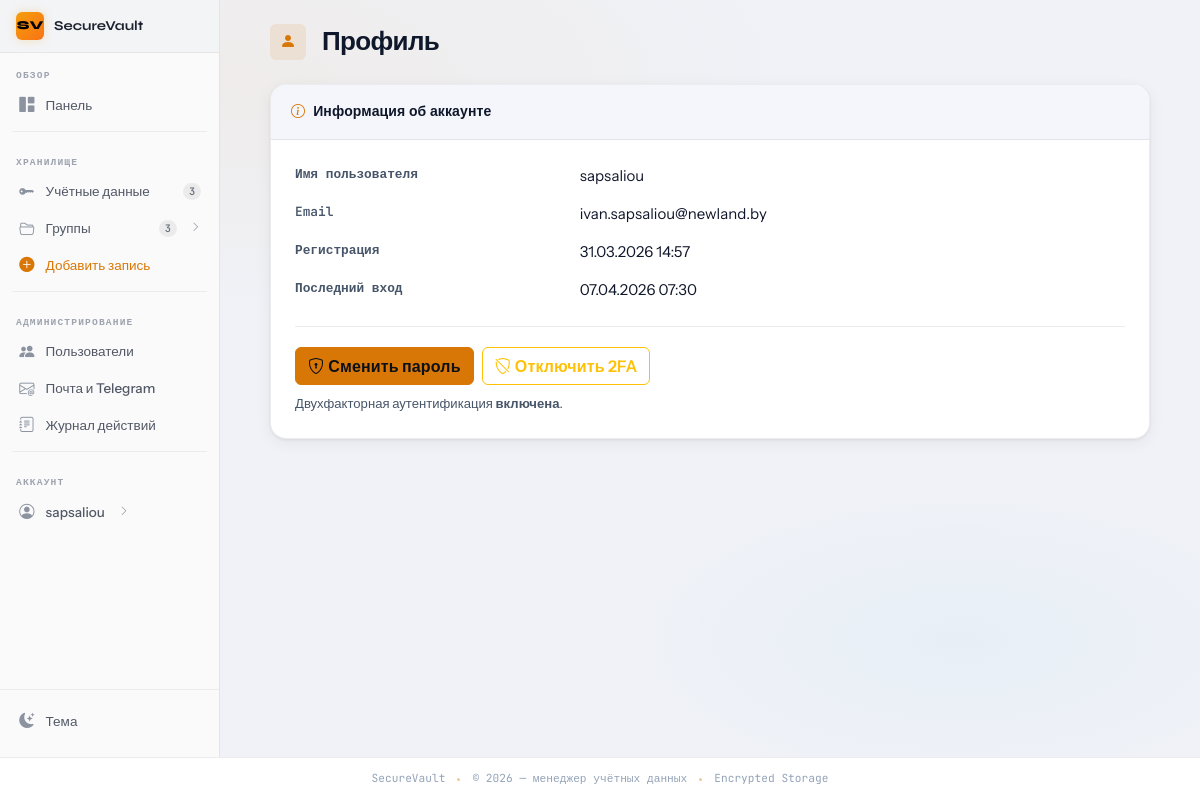
The app's page /profile (signed in) with its own data.
### app/models.py (models this page shows, shortened)
class User(UserMixin, db.Model):
    id = db.Column(db.Integer, primary_key=True)
    username = db.Column(db.String(80), unique=True, nullable=False, index=True)
    email = db.Column(db.String(120), nullable=False, index=True)
    password_hash = db.Column(db.String(255), nullable=False)
    created_at = db.Column(db.DateTime, default=datetime.utcnow)
    last_login = db.Column(db.DateTime)
    is_active = db.Column(db.Boolean, default=True)
    is_admin = db.Column(db.Boolean, default=False, nullable=False)
    totp_enabled = db.Column(db.Boolean, default=False, nullable=False)
    totp_secret_encrypted = db.Column(db.Text)  # base32, Fernet
    credentials = db.relationship('Credential', backref='owner', lazy='dynamic', cascade='all, delete-orphan')
    groups = db.relationship('CredentialGroup', backref='creator', lazy='dynamic', cascade='all, delete-orphan')
    shares_received = db.relationship(
        'CredentialShare',
        foreign_keys='CredentialShare.shared_with_user_id',
        back_populates='shared_with_user',
        lazy='dynamic',
    )

### app/routes.py (the view)
@main_bp.route('/profile')
@login_required
def profile():
    return render_template('profile.html')

### app/templates/profile.html (shortened to what this page needs)
{% extends "base.html" %}
{% block content %}
<div class="py-4 page-narrow animate-fadein">
  <div class="d-flex align-items-center gap-3 mb-4">
    <div class="page-title-icon"><i class="bi bi-person-fill"></i></div>
    <h1 class="page-title mb-0">Профиль</h1>
  </div>
  <div class="card-vault">
    <div class="card-vault-header">
      <span class="card-vault-title">
        <i class="bi bi-info-circle title-icon"></i>
        Информация об аккаунте
      </span>
    </div>
    <div class="p-4">
      <dl class="row mb-0 profile-dl">
        <dt class="col-sm-4">Имя пользователя</dt>
        <dd class="col-sm-8">{{ current_user.username }}</dd>
        <dt class="col-sm-4">Email</dt>
        <dd class="col-sm-8">{{ current_user.email }}</dd>
        <dt class="col-sm-4">Регистрация</dt>
        <dd class="col-sm-8">{{ current_user.created_at.strftime('%d.%m.%Y %H:%M') if current_user.created_at else '—' }}</dd>
        <dt class="col-sm-4">Последний вход</dt>
        <dd class="col-sm-8 mb-0">{{ current_user.last_login.strftime('%d.%m.%Y %H:%M') if current_user.last_login else '—' }}</dd>
      </dl>
    </div>
    <div class="p-4 pt-0">
      <div style="border-top:1px solid var(--border);padding-top:1.25rem;">
        <div class="d-flex flex-wrap gap-2 align-items-center">
          <a href="{{ url_for('main.change_password') }}" class="btn btn-primary">
            <i class="bi bi-shield-lock me-1"></i>Сменить пароль
          </a>
          {% if current_user.totp_enabled %}
          <a href="{{ url_for('auth.totp_disable') }}" class="btn btn-outline-warning">
            <i class="bi bi-shield-slash me-1"></i>Отключить 2FA
          </a>
          {% else %}
          <a href="{{ url_for('auth.totp_setup') }}" class="btn btn-outline-secondary">
            <i class="bi bi-phone me-1"></i>Включить 2FA (TOTP)
          </a>
          {% endif %}
        </div>
        <p class="small text-muted mt-2 mb-0">
          {% if current_user.totp_enabled %}
          Двухфакторная аутентификация <strong>включена</strong>.
          {% else %}
          Рекомендуется включить 2FA для защиты аккаунта.
          {% endif %}
        </p>
      </div>
    </div>
  </div>
</div>
{% endblock %}

### app/templates/partials/sidebar_right.html (shortened to what this page needs)
<div class="sv-sidebar-project">
  <div class="sv-sidebar-project-icon">SV</div>
  <span class="sv-sidebar-project-name">SecureVault</span>
</div>
<nav aria-label="Основная навигация">
  <span class="sv-sidebar-section-label">Обзор</span>
  <ul class="sv-nav">
    <li class="sv-nav-item">
      <a class="sv-nav-link" href="{{ url_for('main.dashboard') }}">
        <span class="sv-nav-icon"><i class="bi bi-grid-1x2-fill"></i></span>
        <span>Панель</span>
      </a>
    </li>
  </ul>
  <div class="sv-sidebar-divider"></div>
  <span class="sv-sidebar-section-label">Хранилище</span>
  <ul class="sv-nav">
    <li class="sv-nav-item">
      <a class="sv-nav-link" href="{{ url_for('credential_bp.list_credentials') }}">
        <span class="sv-nav-icon"><i class="bi bi-key-fill"></i></span>
        <span>Учётные данные</span>
        <span class="sv-nav-badge {% if current_user.credentials.count() == 0 %}sv-nav-badge-0{% endif %}">
          {{ current_user.credentials.count() }}
        </span>
      </a>
    </li>
    <li class="sv-nav-item">
      <button class="sv-nav-link"
              type="button"
              data-bs-toggle="collapse"
              data-bs-target="#sbGroups"
              aria-expanded="false"
              aria-controls="sbGroups">
        <span class="sv-nav-icon"><i class="bi bi-folder2-open"></i></span>
        <span>Группы</span>
        <span class="sv-nav-badge {% if current_user.groups.count() == 0 %}sv-nav-badge-0{% endif %}">
          {{ current_user.groups.count() }}
        </span>
        <i class="bi bi-chevron-right sv-nav-arrow ms-1"></i>
      </button>
        {% set groups = current_user.groups.order_by('position', 'name').all() %}
    </li>
    <li class="sv-nav-item">
      <a class="sv-nav-link" href="{{ url_for('credential_bp.add_credential') }}"
         style="color: var(--accent);">
        <span class="sv-nav-icon" style="color:var(--accent);"><i class="bi bi-plus-circle-fill"></i></span>
        <span>Добавить запись</span>
      </a>
    </li>
  </ul>
  {% if current_user.is_admin %}
  <div class="sv-sidebar-divider"></div>
  <span class="sv-sidebar-section-label">Администрирование</span>
  <ul class="sv-nav">
    <li class="sv-nav-item">
      <a class="sv-nav-link" href="{{ url_for('admin.admin_user_list') }}">
        <span class="sv-nav-icon"><i class="bi bi-people-fill"></i></span>
        <span>Пользователи</span>
      </a>
    </li>
    <li class="sv-nav-item">
      <a class="sv-nav-link" href="{{ url_for('admin.admin_delivery_settings') }}">
        <span class="sv-nav-icon"><i class="bi bi-envelope-at"></i></span>
        <span>Почта и Telegram</span>
      </a>
    </li>
    <li class="sv-nav-item">
      <a class="sv-nav-link" href="{{ url_for('admin.admin_audit_log') }}">
        <span class="sv-nav-icon"><i class="bi bi-journal-text"></i></span>
        <span>Журнал действий</span>
      </a>
    </li>
  </ul>
  {% endif %}
  <div class="sv-sidebar-divider"></div>
  <span class="sv-sidebar-section-label">Аккаунт</span>
  <ul class="sv-nav">
    <li class="sv-nav-item">
      <button class="sv-nav-link"
              type="button"
              data-bs-toggle="collapse"
              data-bs-target="#sbAccount"
              aria-expanded="false"
              aria-controls="sbAccount">
        <span class="sv-nav-icon"><i class="bi bi-person-circle"></i></span>
        <span class="text-truncate">{{ current_user.username }}</span>
        <i class="bi bi-chevron-right sv-nav-arrow ms-1"></i>
      </button>
    </li>
  </ul>
</nav>
<div class="sv-sidebar-actions">
  <button type="button" class="sv-theme-btn theme-toggle" title="Сменить тему">
    <span class="sv-nav-icon">
      <i class="bi bi-moon-stars-fill theme-icon-dark"></i>
    </span>
    <span>Тема</span>
  </button>
</div>

### app/static/css/sidebar.css (style rules this page uses)
:root, [data-bs-theme="dark"] { --sv-sidebar-bg: #1f1f1f; --sv-sidebar-border: rgba(255,255,255,0.07); --sv-sidebar-text: #b0b7c3; --sv-sidebar-text-hover:#e8eaf0; --sv-sidebar-active-bg: rgba(255,255,255,0.08); --sv-sidebar-active-border: var(--accent); --sv-sidebar-icon: #6b7280; --sv-sidebar-icon-hover:#c9d1de; --sv-sidebar-section: #6b7280; --sv-sidebar-scrollbar: #2e3340; --sv-sidebar-header-bg: #161616; --sv-sidebar-divider: rgba(255,255,255,0.06); --sv-sidebar-badge-bg: rgba(255,255,255,0.08); --sv-sidebar-badge: #8b929e; }
[data-bs-theme="light"] { --sv-sidebar-bg: #fafafa; --sv-sidebar-border: rgba(0,0,0,0.09); --sv-sidebar-text: #525866; --sv-sidebar-text-hover:#1f2330; --sv-sidebar-active-bg: rgba(0,0,0,0.05); --sv-sidebar-active-border: var(--accent); --sv-sidebar-icon: #8c93a0; --sv-sidebar-icon-hover:#374151; --sv-sidebar-section: #9da3af; --sv-sidebar-scrollbar: #d0d4db; --sv-sidebar-header-bg: #f3f4f6; --sv-sidebar-divider: rgba(0,0,0,0.06); --sv-sidebar-badge-bg: rgba(0,0,0,0.06); --sv-sidebar-badge: #6b7280; }
.sv-sidebar-project { background: var(--sv-sidebar-header-bg); border-bottom: 1px solid var(--sv-sidebar-divider); padding: 0.75rem 1rem; display: flex; align-items: center; gap: 0.625rem; flex-shrink: 0; }
.sv-sidebar-project-icon { width: 1.75rem; height: 1.75rem; border-radius: 6px; background: linear-gradient(135deg, var(--amber-500), #f97316); display: flex; align-items: center; justify-content: center; font-size: 0.75rem; color: #000; font-weight: 800; font-family: var(--font-display); flex-shrink: 0; box-shadow: 0 0 10px rgba(245,158,11,0.25); }
.sv-sidebar-project-name { font-family: var(--font-display); font-size: 0.85rem; font-weight: 700; color: var(--sv-sidebar-text-hover); white-space: nowrap; overflow: hidden; text-overflow: ellipsis; }
.sv-sidebar-section-label { font-family: var(--font-mono); font-size: 0.6rem; font-weight: 700; letter-spacing: 0.12em; text-transform: uppercase; color: var(--sv-sidebar-section); padding: 0.875rem 1rem 0.3rem; display: block; user-select: none; }
.sv-nav { list-style: none; padding: 0 0.5rem; margin: 0; display: flex; flex-direction: column; gap: 1px; }
.sv-nav-item { position: relative; }
.sv-nav-link { display: flex; align-items: center; gap: 0.625rem; padding: 0.45rem 0.625rem; border-radius: 6px; color: var(--sv-sidebar-text); text-decoration: none; font-size: 0.845rem; font-weight: 500; transition: background 160ms, color 160ms; cursor: pointer; border: none; background: none; width: 100%; text-align: left; line-height: 1.4; position: relative; }
.sv-nav-icon { color: var(--sv-sidebar-icon); font-size: 0.95rem; width: 1.1rem; display: flex; align-items: center; justify-content: center; flex-shrink: 0; transition: color 160ms; }
.sv-nav-badge { margin-left: auto; font-family: var(--font-mono); font-size: 0.65rem; font-weight: 600; background: var(--sv-sidebar-badge-bg); color: var(--sv-sidebar-badge); border-radius: 999px; padding: 0.1em 0.55em; min-width: 1.4em; text-align: center; flex-shrink: 0; }
.sv-nav-arrow { margin-left: auto; color: var(--sv-sidebar-icon); font-size: 0.65rem; transition: transform 220ms var(--ease-out), color 160ms; flex-shrink: 0; }
.sv-sidebar-divider { height: 1px; background: var(--sv-sidebar-divider); margin: 0.5rem 0.75rem; flex-shrink: 0; }
.sv-sidebar-actions { margin-top: auto; padding: 0.75rem 0.5rem 1rem; border-top: 1px solid var(--sv-sidebar-divider); flex-shrink: 0; }
.sv-theme-btn { display: flex; align-items: center; gap: 0.625rem; padding: 0.45rem 0.625rem; border-radius: 6px; color: var(--sv-sidebar-text); font-size: 0.845rem; font-weight: 500; background: none; border: none; width: 100%; text-align: left; cursor: pointer; transition: background 160ms, color 160ms; }
.sv-theme-btn .sv-nav-icon { color: var(--sv-sidebar-icon); }

### records on screen
User: username "sapsaliou", email "ivan.sapsaliou@newland.by", created_at "31.03.2026 14:57", last_login "07.04.2026 07:30"

### other values on screen
{{ current_user.credentials.count() }} "3"
{{ current_user.groups.count() }} "3"
